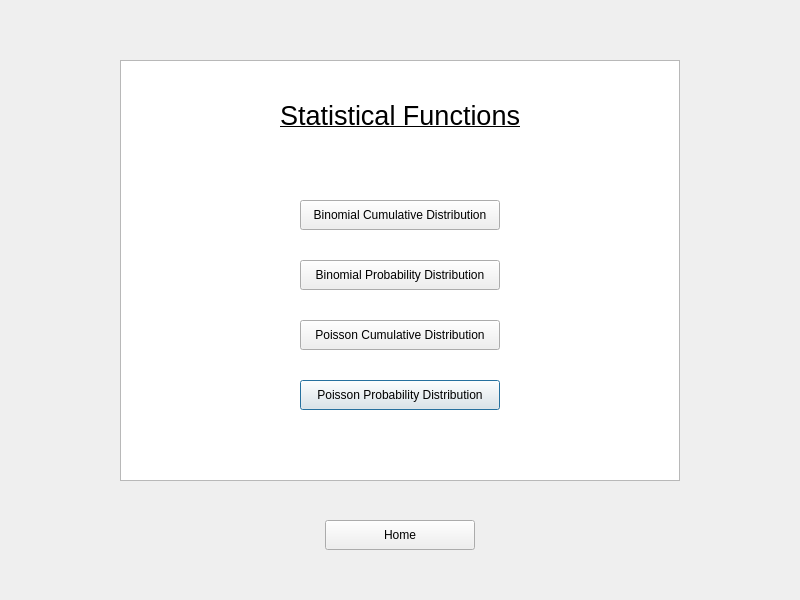
<?xml version="1.0" encoding="UTF-8"?>
<ui version="4.0">
 <class>statisticsWindow</class>
 <widget class="QDialog" name="statisticsWindow">
  <property name="geometry">
   <rect>
    <x>0</x>
    <y>0</y>
    <width>800</width>
    <height>600</height>
   </rect>
  </property>
  <property name="minimumSize">
   <size>
    <width>800</width>
    <height>600</height>
   </size>
  </property>
  <property name="maximumSize">
   <size>
    <width>800</width>
    <height>600</height>
   </size>
  </property>
  <property name="windowTitle">
   <string>Dialog</string>
  </property>
  <widget class="QStackedWidget" name="swStats">
   <property name="geometry">
    <rect>
     <x>0</x>
     <y>0</y>
     <width>801</width>
     <height>601</height>
    </rect>
   </property>
   <property name="currentIndex">
    <number>0</number>
   </property>
   <widget class="QWidget" name="statsMain">
    <widget class="QLabel" name="lblStatsTitle">
     <property name="geometry">
      <rect>
       <x>280</x>
       <y>100</y>
       <width>241</width>
       <height>31</height>
      </rect>
     </property>
     <property name="font">
      <font>
       <pointsize>20</pointsize>
       <underline>true</underline>
      </font>
     </property>
     <property name="text">
      <string>Statistical Functions</string>
     </property>
    </widget>
    <widget class="QPushButton" name="btnStatsPPD">
     <property name="geometry">
      <rect>
       <x>300</x>
       <y>380</y>
       <width>200</width>
       <height>30</height>
      </rect>
     </property>
     <property name="text">
      <string>Poisson Probability Distribution</string>
     </property>
    </widget>
    <widget class="QPushButton" name="btnStatsBPD">
     <property name="geometry">
      <rect>
       <x>300</x>
       <y>260</y>
       <width>200</width>
       <height>30</height>
      </rect>
     </property>
     <property name="text">
      <string>Binomial Probability Distribution</string>
     </property>
    </widget>
    <widget class="QPushButton" name="btnStatsPCD">
     <property name="geometry">
      <rect>
       <x>300</x>
       <y>320</y>
       <width>200</width>
       <height>30</height>
      </rect>
     </property>
     <property name="text">
      <string>Poisson Cumulative Distribution</string>
     </property>
    </widget>
    <widget class="QPushButton" name="btnStatsHome">
     <property name="geometry">
      <rect>
       <x>325</x>
       <y>520</y>
       <width>150</width>
       <height>30</height>
      </rect>
     </property>
     <property name="text">
      <string>Home</string>
     </property>
    </widget>
    <widget class="QPushButton" name="btnStatsBCD">
     <property name="geometry">
      <rect>
       <x>300</x>
       <y>200</y>
       <width>200</width>
       <height>30</height>
      </rect>
     </property>
     <property name="text">
      <string>Binomial Cumulative Distribution</string>
     </property>
    </widget>
    <widget class="QGraphicsView" name="gVStats">
     <property name="geometry">
      <rect>
       <x>120</x>
       <y>60</y>
       <width>560</width>
       <height>421</height>
      </rect>
     </property>
    </widget>
    <zorder>gVStats</zorder>
    <zorder>lblStatsTitle</zorder>
    <zorder>btnStatsPPD</zorder>
    <zorder>btnStatsBPD</zorder>
    <zorder>btnStatsPCD</zorder>
    <zorder>btnStatsHome</zorder>
    <zorder>btnStatsBCD</zorder>
   </widget>
   <widget class="QWidget" name="statsBin">
    <widget class="QPushButton" name="btnBinCalc">
     <property name="geometry">
      <rect>
       <x>220</x>
       <y>400</y>
       <width>150</width>
       <height>30</height>
      </rect>
     </property>
     <property name="text">
      <string>Calculate</string>
     </property>
    </widget>
    <widget class="QLineEdit" name="txtBinPValue">
     <property name="geometry">
      <rect>
       <x>250</x>
       <y>240</y>
       <width>300</width>
       <height>30</height>
      </rect>
     </property>
     <property name="placeholderText">
      <string>Probability of Success:</string>
     </property>
    </widget>
    <widget class="QGraphicsView" name="gVBin">
     <property name="geometry">
      <rect>
       <x>95</x>
       <y>91</y>
       <width>611</width>
       <height>411</height>
      </rect>
     </property>
    </widget>
    <widget class="QLineEdit" name="txtBinTrials">
     <property name="geometry">
      <rect>
       <x>250</x>
       <y>170</y>
       <width>300</width>
       <height>30</height>
      </rect>
     </property>
     <property name="placeholderText">
      <string>Number of Trials:</string>
     </property>
    </widget>
    <widget class="QPushButton" name="btnBinHome">
     <property name="geometry">
      <rect>
       <x>430</x>
       <y>400</y>
       <width>150</width>
       <height>30</height>
      </rect>
     </property>
     <property name="text">
      <string>Home</string>
     </property>
    </widget>
    <widget class="QLineEdit" name="txtBinSuccesses">
     <property name="geometry">
      <rect>
       <x>250</x>
       <y>310</y>
       <width>300</width>
       <height>30</height>
      </rect>
     </property>
     <property name="placeholderText">
      <string>Number of Successes:</string>
     </property>
    </widget>
    <zorder>gVBin</zorder>
    <zorder>btnBinCalc</zorder>
    <zorder>txtBinPValue</zorder>
    <zorder>txtBinTrials</zorder>
    <zorder>btnBinHome</zorder>
    <zorder>txtBinSuccesses</zorder>
   </widget>
   <widget class="QWidget" name="statsPoi">
    <widget class="QGraphicsView" name="gVPoi">
     <property name="geometry">
      <rect>
       <x>95</x>
       <y>81</y>
       <width>611</width>
       <height>411</height>
      </rect>
     </property>
    </widget>
    <widget class="QLineEdit" name="txtPoiRate">
     <property name="geometry">
      <rect>
       <x>250</x>
       <y>200</y>
       <width>300</width>
       <height>30</height>
      </rect>
     </property>
     <property name="placeholderText">
      <string>Average Rate:</string>
     </property>
    </widget>
    <widget class="QLineEdit" name="txtPoiSuccesses">
     <property name="geometry">
      <rect>
       <x>250</x>
       <y>280</y>
       <width>300</width>
       <height>30</height>
      </rect>
     </property>
     <property name="placeholderText">
      <string>Number of Successes:</string>
     </property>
    </widget>
    <widget class="QPushButton" name="btnPoiCalculate">
     <property name="geometry">
      <rect>
       <x>220</x>
       <y>390</y>
       <width>150</width>
       <height>30</height>
      </rect>
     </property>
     <property name="text">
      <string>Calculate</string>
     </property>
    </widget>
    <widget class="QPushButton" name="btnPoiCancel">
     <property name="geometry">
      <rect>
       <x>430</x>
       <y>390</y>
       <width>150</width>
       <height>30</height>
      </rect>
     </property>
     <property name="text">
      <string>Cancel</string>
     </property>
    </widget>
   </widget>
  </widget>
 </widget>
 <resources/>
 <connections/>
</ui>
